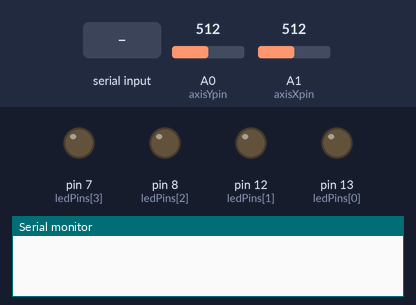
Bench run of a sketch on a simulated Arduino Uno, built with avr-gcc and run on an emulated ATmega328P. Parts: output pins drawn as LEDs (lit = HIGH), the last lines printed to the serial monitor. The inputs (shaded band) are chosen by the test bench; at power-on: A1 (axisXpin) = 512, A0 (axisYpin) = 512. Random numbers use the default seed unless the sketch sets one.

Above: at 1.2 s.
1.3 s: "1" received over Serial
At 4.1 s:
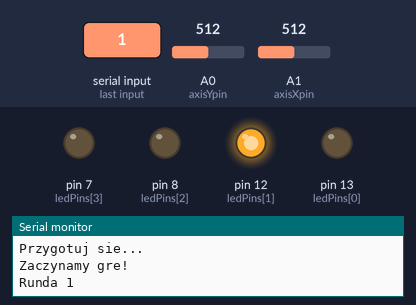
4.3 s: A1 (axisXpin) set to 788
5.8 s: A1 (axisXpin) set to 810
At 6.4 s:
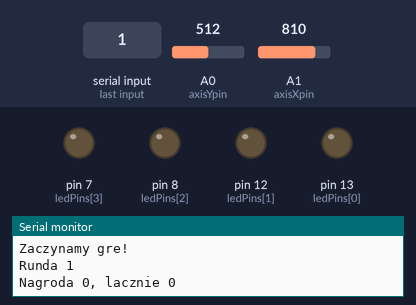
7.3 s: A1 (axisXpin) set to 542
8.8 s: A1 (axisXpin) set to 516
At 9.9 s:
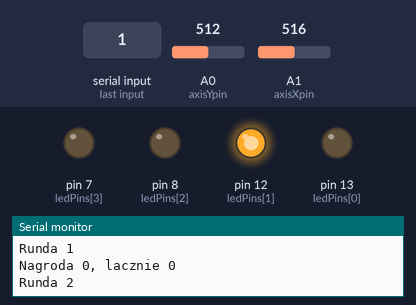
10.3 s: A1 (axisXpin) set to 900
At 11.0 s:
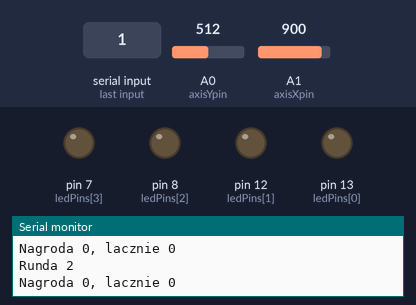
Timing chart, 0 to 12.8 s (numbered marks = the images above; inputs shaded):
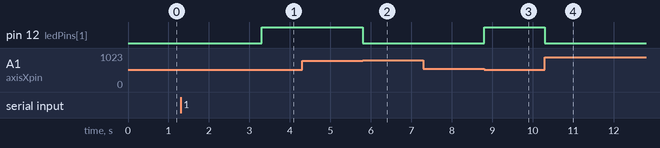

The sketch:

joystick.ino
```cpp
#define MIN 0
#define MAX 1023

#define ACCEPTED_LOW_X 200
#define ACCEPTED_HIGH_X 800
#define ACCEPTED_LOW_Y 200
#define ACCEPTED_HIGH_Y 800

#define MID_X 512
#define MID_Y 512

#define ACCEPTED_NEUTRAL_DIFF 15

#define ACCEPTED_X_DIFF_Y 100
#define ACCEPTED_Y_DIFF_X 100

#define MAX_MILLIS 1000
#define GAME_ROUNDS 5

const int axisXpin = 1;
const int axisYpin = 0;

int axisXvalue, axisYvalue;

const int ledPins[] = {13, 12, 8, 7};
// 13 - gora
// 12 - lewo
// 8 - prawo
// 7 - dol

int game_status = -1;
boolean accepted;
long int game_start;
int reward;
int result;
int curr_round;

void setup() {
  pinMode(ledPins[0], OUTPUT);
  pinMode(ledPins[1], OUTPUT);
  pinMode(ledPins[2], OUTPUT);
  pinMode(ledPins[3], OUTPUT);

  Serial.begin(9600);
}

void readAxis() {
  axisXvalue = analogRead(axisXpin);
  axisYvalue = analogRead(axisYpin);
}

void loop() {

  if (game_status == -1) {
    if (Serial.available()) {
      while (Serial.available()) { Serial.read(); }
      result = 0;
      game_status = 0;
      curr_round = 0;
      Serial.println("Przygotuj sie...");
      delay(2000);
      Serial.println("Zaczynamy gre!");
    }
  } else if (game_status == 0) {
    readAxis();
    // jesli mamy joystick posrodku
    if ((axisXvalue > MID_X - ACCEPTED_NEUTRAL_DIFF) &&
      (axisXvalue < MID_X + ACCEPTED_NEUTRAL_DIFF) &&
      (axisYvalue > MID_Y - ACCEPTED_NEUTRAL_DIFF) &&
      (axisYvalue < MID_Y + ACCEPTED_NEUTRAL_DIFF)) {
        game_status = random(1,4);
        game_start = millis();
        digitalWrite(ledPins[game_status - 1], HIGH);
        // zapal diode
        Serial.print("Runda ");
        Serial.println(curr_round+1);
    }
    // a jesli nie to czekamy az tam wroci/bedzie
  } else {
    readAxis();
    if (game_status == 1) {
      accepted = ((axisYvalue > ACCEPTED_HIGH_Y) && (axisXvalue > (MID_X - ACCEPTED_Y_DIFF_X)) && (axisXvalue < (MID_X + ACCEPTED_Y_DIFF_X)));
    } else if (game_status == 2) {
      accepted = ((axisXvalue > ACCEPTED_HIGH_X) && (axisYvalue > (MID_Y - ACCEPTED_X_DIFF_Y)) && (axisYvalue < (MID_Y + ACCEPTED_X_DIFF_Y)));
    } else if (game_status == 3) {
      accepted = ((axisXvalue < ACCEPTED_LOW_X) && (axisYvalue > (MID_Y - ACCEPTED_X_DIFF_Y)) && (axisYvalue < (MID_Y + ACCEPTED_X_DIFF_Y)));
    } else if (game_status == 4) {
      accepted = ((axisYvalue < ACCEPTED_LOW_Y) && (axisXvalue > (MID_X - ACCEPTED_Y_DIFF_X)) && (axisXvalue < (MID_X + ACCEPTED_Y_DIFF_X)));
    }

    if (accepted) {
      // wylacz wszystkie diody
      digitalWrite(ledPins[0], LOW);
      digitalWrite(ledPins[1], LOW);
      digitalWrite(ledPins[2], LOW);
      digitalWrite(ledPins[3], LOW);
      game_status = 0;
      reward = MAX_MILLIS - (millis() - game_start);
      if (reward < 0) {
        reward = 0;
      }
      result += reward;

      Serial.print("Nagroda ");
      Serial.print(reward);
      Serial.print(", lacznie ");
      Serial.println(result);

      curr_round++;

      if (curr_round == GAME_ROUNDS) {
        game_status = -1;
        Serial.print("Koniec gry. Wynik = ");
        Serial.println(result);
      }
    }
  }
}
```

Measured:
- the behaviour switches between 800 and 801 on A1 (axisXpin) (found by bisection; images 1 and 2)
- the behaviour switches between 527 and 526 on A1 (axisXpin) (found by bisection; images 2 and 3)
- after the input at 1.3 s, pin 12 (ledPins[1]): LOW → HIGH after 2.0 s
- after the input at 4.3 s, every drawn part: stays the same
- after the input at 5.8 s, pin 12 (ledPins[1]): HIGH → LOW at once
- after the input at 7.3 s, every drawn part: stays the same
- after the input at 8.8 s, pin 12 (ledPins[1]): LOW → HIGH at once
- after the input at 10.3 s, pin 12 (ledPins[1]): HIGH → LOW at once
